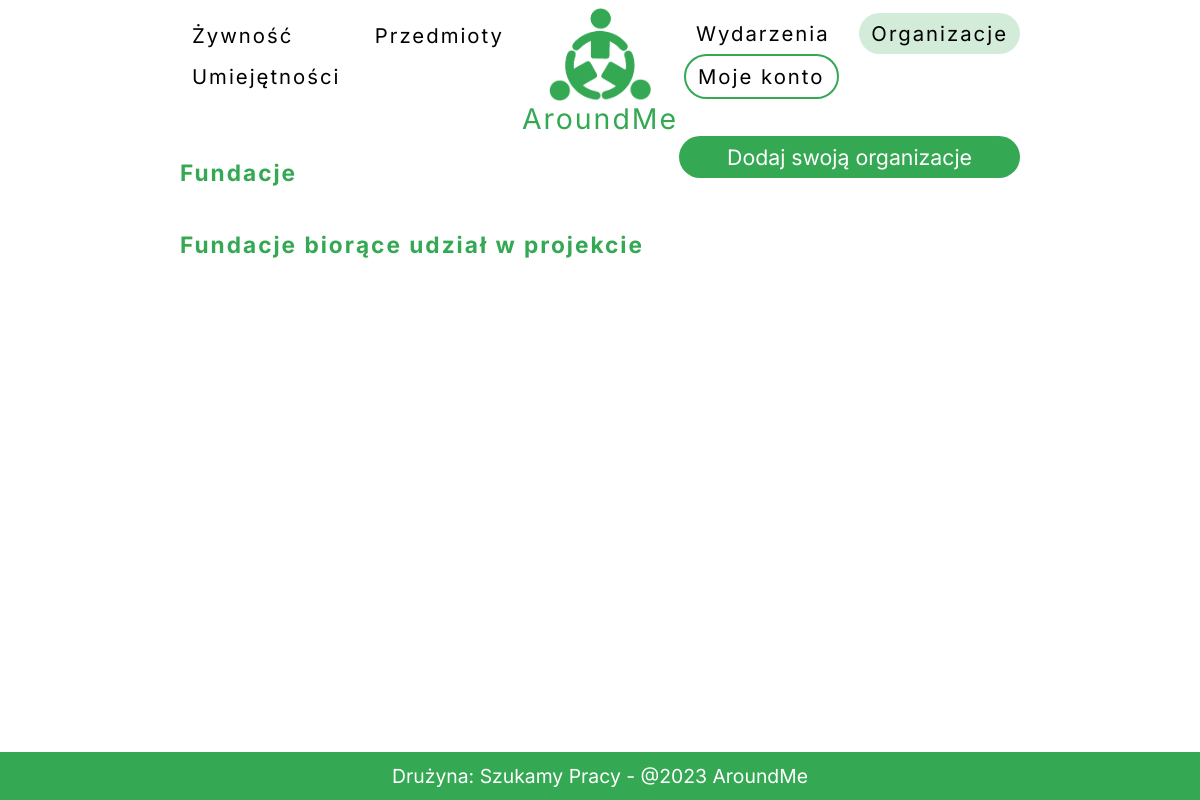
Before: /fundacje/ (signed in) with the older database file.
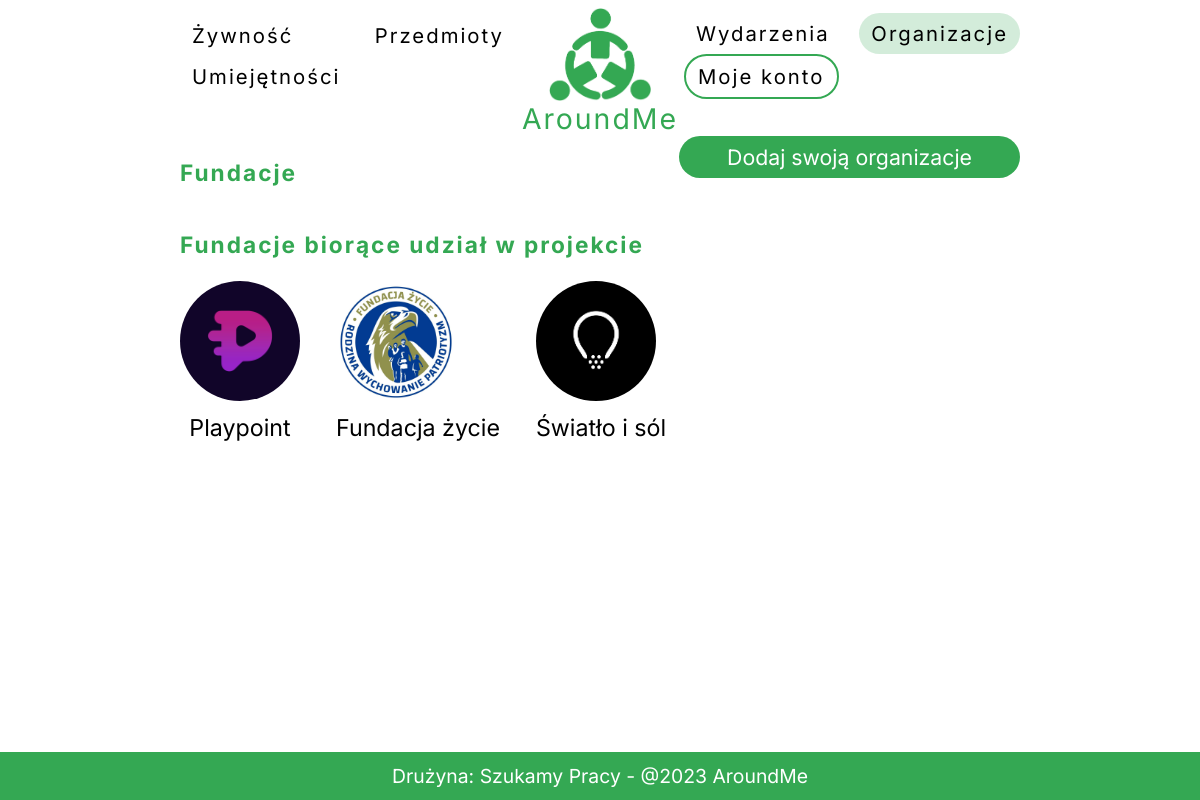
After: the same page with the newer database file.
### backend/models.py (models this page shows)
class Organization(models.Model):
    nazwa = models.CharField(max_length=50, blank=False)
    uzytkownik = models.CharField(max_length=100, blank=True)
    opis = models.CharField(max_length=500, blank=True)
    logo = models.ImageField(upload_to='documents/', blank=True, null=True)

### backend/views.py (the view)
# urls.py: path('fundacje/', fundacje, name='fundacje'),
def fundacje(request):
    user = request.user
    twoje_organizacje = user.organizacja.all()
    inne_organizacje = Organization.objects.exclude(id__in=twoje_organizacje.values_list('id', flat=True))
    return render(
        request = request,
        template_name = "frontend/fundacje.html",
        context={"twoje_organizacje":twoje_organizacje, "inne_organizacje":inne_organizacje}
        )

### frontend/templates/frontend/fundacje.html (shortened to what this page needs)
{% extends 'frontend/base.html' %}
{% block fundacje %}
active
{% endblock %}
{% block content %}
<div id="org-container">
    <div class="org-inner">
        <h3>Fundacje</h3>
        <a class="main_button" href="{% url 'organizacja_form' %}">Dodaj swoją organizacje</a>
    </div>
    <h3>Fundacje biorące udział w projekcie</h3>
    <div>
    {% for org in inne_organizacje %}
    <div class="found_card">
        <div class="img-card-container">
            {% if org.logo %}
            <img src="{{ org.logo.url }}" alt="">
            {% endif %}
        </div>
        {{ org.nazwa }}
    </div>
    {% endfor %}
    </div>
</div>
{% endblock content %}

### frontend/templates/frontend/base.html (shortened to what this page needs)
<!DOCTYPE html>
<html lang="en">
<head>
    {% load static %}
    <link rel="stylesheet" href="{% static 'frontend/style.css' %}">
    <link href='https://api.tiles.mapbox.com/mapbox-gl-js/v2.14.1/mapbox-gl.css' rel='stylesheet' />
</head>
<body id="body">
    <div id="container">
        <div id="nav">
            <div class="nav_side">
                <a href="{% url 'sharefood' %}" class="{% block sharefood %}{% endblock sharefood %}">Żywność</a>
                <a href="{% url 'shareitems' %}" class="{% block shareitems %}{% endblock shareitems %}">Przedmioty</a>
                <a href="{% url 'shareskills' %}" class="{% block shareskills %}{% endblock shareskills %}">Umiejętności</a>
            </div>
            <a href="{% url 'index' %}">
            <div id="logo_div">
                <img class="logo" src="{% static 'frontend/logo.jpg' %}" alt="">
                <span class="f">AroundMe</span>
            </div>
            </a>
            <div class="nav_side">
                <a href="{% url 'events' %}" class="{% block events %}{% endblock events %}">Wydarzenia</a>
                <a href="{% url 'fundacje' %}" class="{% block fundacje %}{% endblock fundacje %}">Organizacje</a>
                {% if  user.is_authenticated %}
                <a href="{% url 'account' %}" class="outlineborder{% block account %}{% endblock account %}">Moje konto</a>
                {% else %}
                <a href="{% url 'login' %}" class="outlineborder{% block login %}{% endblock login %}">Login</a>
                {% endif %}
            </div>
        </div>
        {% block content %}
        {% endblock content %}
    </div>
    <div id="footer">
        <div class="footer_text">
            Drużyna: Szukamy Pracy - @2023 AroundMe
        </div>
    </div>
</body>
</html>

### frontend/static/frontend/style.css (style rules this page uses)
html, body { padding: 0; margin: 0; font-size: 1.1em; font-family: 'Inter', sans-serif; }
a { text-decoration: none; color: black; }
#logo_div { display: flex; flex-direction: column; flex-wrap: wrap; justify-content: center; align-items: center; align-content: center; }
.f { color: #34A853; font-size: 1.4em; }
.logo { padding-top: 4vh; width: 5em; height: auto; }
#container { width: 70vw; margin-left: 15vw; height: 92vh; }
#nav { width: 100%; height: 10vh; font-size: 1.05em; display: flex; flex-direction: row; flex-wrap: wrap; justify-content: space-between; align-items: center; align-content: center; letter-spacing: 2px; margin-top: 2vh; }
.active { background-color: #34a85337; }
.nav_side { display: flex; flex-direction: row; flex-wrap: wrap; justify-content: space-between; align-items: center; align-content: center; width: 28vw; }
h3, h2 { letter-spacing: 2px; color: #34A853 }
.org-inner { width: 100%; display: flex; flex-direction: row; flex-wrap: wrap; justify-content: space-between; align-items: flex-start; align-content: flex-start; }
#org-container { margin-top: 5vh; width: 100%; display: flex; flex-direction: column; flex-wrap: wrap; justify-content: space-between; align-items: flex-start; align-content: flex-start; }
#footer { background-color: #34A853; height: 6vh; width: 100vw; color: white; display: flex; flex-direction: row; flex-wrap: wrap; justify-content: center; align-items: center; align-content: center; }
.main_button { width: fit-content; padding: 1vh 4vw 1vh 4vw; background-color: #34A853; color: white; border-radius: 80px; border: none; font-size: 1.1em; text-align: center; transition: all .5s ease; cursor: pointer; pointer-events: auto; z-index: 9; }
.outlineborder { border: 2px solid #34A853; }
.nav_side a { padding: 1vh 1vw 1vh 1vw; transition: .2s ease; border-radius: 80px; }
.found_card { float: left; margin-right: 3vw; text-align: center; font-size: 1.2em; }
.found_card .img-card-container { height: 10vw; margin-bottom: 1vw; width: 10vw; border-radius: 100%; overflow: hidden; text-align: center; }
.found_card .img-card-container img { width: 100%; height: 100%; object-position: center ; object-fit: cover; }

Changed rows visible on the page:
added Organization: logo (picture), nazwa "Playpoint"
added Organization: logo (picture), nazwa "Fundacja życie"
added Organization: logo (picture), nazwa "Światło i sól"
